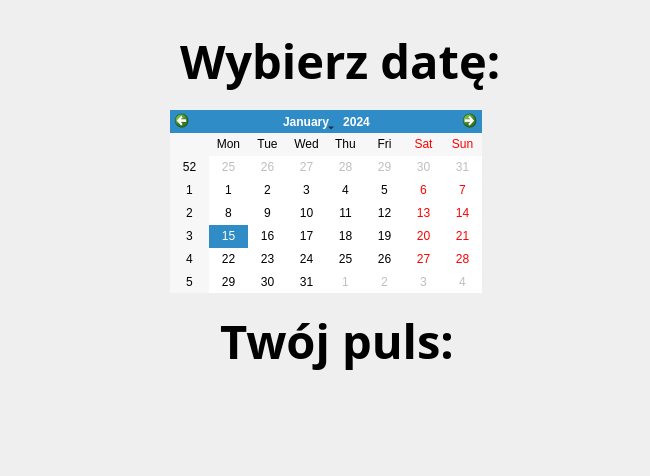
<?xml version="1.0" encoding="UTF-8"?>
<ui version="4.0">
 <class>Dialog</class>
 <widget class="QDialog" name="Dialog">
  <property name="geometry">
   <rect>
    <x>0</x>
    <y>0</y>
    <width>650</width>
    <height>476</height>
   </rect>
  </property>
  <property name="windowTitle">
   <string>Dialog</string>
  </property>
  <widget class="QLabel" name="label_2">
   <property name="geometry">
    <rect>
     <x>180</x>
     <y>20</y>
     <width>341</width>
     <height>81</height>
    </rect>
   </property>
   <property name="font">
    <font>
     <family>Microsoft YaHei UI Light</family>
     <pointsize>35</pointsize>
     <weight>75</weight>
     <italic>false</italic>
     <bold>true</bold>
    </font>
   </property>
   <property name="text">
    <string>Wybierz datę:</string>
   </property>
  </widget>
  <widget class="QLabel" name="label_3">
   <property name="geometry">
    <rect>
     <x>220</x>
     <y>300</y>
     <width>241</width>
     <height>81</height>
    </rect>
   </property>
   <property name="font">
    <font>
     <family>Microsoft YaHei UI Light</family>
     <pointsize>35</pointsize>
     <weight>75</weight>
     <italic>false</italic>
     <bold>true</bold>
    </font>
   </property>
   <property name="text">
    <string>Twój puls:</string>
   </property>
  </widget>
  <widget class="QCalendarWidget" name="calendarWidget">
   <property name="geometry">
    <rect>
     <x>170</x>
     <y>110</y>
     <width>312</width>
     <height>183</height>
    </rect>
   </property>
  </widget>
 </widget>
 <resources/>
 <connections/>
</ui>
